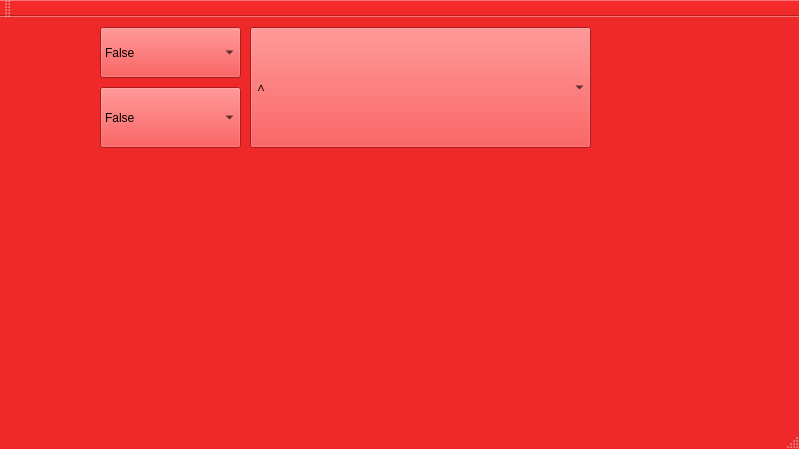
<?xml version="1.0" encoding="UTF-8"?>
<ui version="4.0">
 <class>MainWindow</class>
 <widget class="QMainWindow" name="MainWindow">
  <property name="geometry">
   <rect>
    <x>0</x>
    <y>0</y>
    <width>799</width>
    <height>449</height>
   </rect>
  </property>
  <property name="palette">
   <palette>
    <active>
     <colorrole role="WindowText">
      <brush brushstyle="SolidPattern">
       <color alpha="255">
        <red>0</red>
        <green>0</green>
        <blue>0</blue>
       </color>
      </brush>
     </colorrole>
     <colorrole role="Button">
      <brush brushstyle="SolidPattern">
       <color alpha="255">
        <red>239</red>
        <green>41</green>
        <blue>41</blue>
       </color>
      </brush>
     </colorrole>
     <colorrole role="Light">
      <brush brushstyle="SolidPattern">
       <color alpha="255">
        <red>255</red>
        <green>147</green>
        <blue>147</blue>
       </color>
      </brush>
     </colorrole>
     <colorrole role="Midlight">
      <brush brushstyle="SolidPattern">
       <color alpha="255">
        <red>247</red>
        <green>94</green>
        <blue>94</blue>
       </color>
      </brush>
     </colorrole>
     <colorrole role="Dark">
      <brush brushstyle="SolidPattern">
       <color alpha="255">
        <red>119</red>
        <green>20</green>
        <blue>20</blue>
       </color>
      </brush>
     </colorrole>
     <colorrole role="Mid">
      <brush brushstyle="SolidPattern">
       <color alpha="255">
        <red>159</red>
        <green>27</green>
        <blue>27</blue>
       </color>
      </brush>
     </colorrole>
     <colorrole role="Text">
      <brush brushstyle="SolidPattern">
       <color alpha="255">
        <red>0</red>
        <green>0</green>
        <blue>0</blue>
       </color>
      </brush>
     </colorrole>
     <colorrole role="BrightText">
      <brush brushstyle="SolidPattern">
       <color alpha="255">
        <red>255</red>
        <green>255</green>
        <blue>255</blue>
       </color>
      </brush>
     </colorrole>
     <colorrole role="ButtonText">
      <brush brushstyle="SolidPattern">
       <color alpha="255">
        <red>0</red>
        <green>0</green>
        <blue>0</blue>
       </color>
      </brush>
     </colorrole>
     <colorrole role="Base">
      <brush brushstyle="SolidPattern">
       <color alpha="255">
        <red>255</red>
        <green>255</green>
        <blue>255</blue>
       </color>
      </brush>
     </colorrole>
     <colorrole role="Window">
      <brush brushstyle="SolidPattern">
       <color alpha="255">
        <red>239</red>
        <green>41</green>
        <blue>41</blue>
       </color>
      </brush>
     </colorrole>
     <colorrole role="Shadow">
      <brush brushstyle="SolidPattern">
       <color alpha="255">
        <red>0</red>
        <green>0</green>
        <blue>0</blue>
       </color>
      </brush>
     </colorrole>
     <colorrole role="AlternateBase">
      <brush brushstyle="SolidPattern">
       <color alpha="255">
        <red>247</red>
        <green>148</green>
        <blue>148</blue>
       </color>
      </brush>
     </colorrole>
     <colorrole role="ToolTipBase">
      <brush brushstyle="SolidPattern">
       <color alpha="255">
        <red>255</red>
        <green>255</green>
        <blue>220</blue>
       </color>
      </brush>
     </colorrole>
     <colorrole role="ToolTipText">
      <brush brushstyle="SolidPattern">
       <color alpha="255">
        <red>0</red>
        <green>0</green>
        <blue>0</blue>
       </color>
      </brush>
     </colorrole>
     <colorrole role="PlaceholderText">
      <brush brushstyle="SolidPattern">
       <color alpha="128">
        <red>0</red>
        <green>0</green>
        <blue>0</blue>
       </color>
      </brush>
     </colorrole>
    </active>
    <inactive>
     <colorrole role="WindowText">
      <brush brushstyle="SolidPattern">
       <color alpha="255">
        <red>0</red>
        <green>0</green>
        <blue>0</blue>
       </color>
      </brush>
     </colorrole>
     <colorrole role="Button">
      <brush brushstyle="SolidPattern">
       <color alpha="255">
        <red>239</red>
        <green>41</green>
        <blue>41</blue>
       </color>
      </brush>
     </colorrole>
     <colorrole role="Light">
      <brush brushstyle="SolidPattern">
       <color alpha="255">
        <red>255</red>
        <green>147</green>
        <blue>147</blue>
       </color>
      </brush>
     </colorrole>
     <colorrole role="Midlight">
      <brush brushstyle="SolidPattern">
       <color alpha="255">
        <red>247</red>
        <green>94</green>
        <blue>94</blue>
       </color>
      </brush>
     </colorrole>
     <colorrole role="Dark">
      <brush brushstyle="SolidPattern">
       <color alpha="255">
        <red>119</red>
        <green>20</green>
        <blue>20</blue>
       </color>
      </brush>
     </colorrole>
     <colorrole role="Mid">
      <brush brushstyle="SolidPattern">
       <color alpha="255">
        <red>159</red>
        <green>27</green>
        <blue>27</blue>
       </color>
      </brush>
     </colorrole>
     <colorrole role="Text">
      <brush brushstyle="SolidPattern">
       <color alpha="255">
        <red>0</red>
        <green>0</green>
        <blue>0</blue>
       </color>
      </brush>
     </colorrole>
     <colorrole role="BrightText">
      <brush brushstyle="SolidPattern">
       <color alpha="255">
        <red>255</red>
        <green>255</green>
        <blue>255</blue>
       </color>
      </brush>
     </colorrole>
     <colorrole role="ButtonText">
      <brush brushstyle="SolidPattern">
       <color alpha="255">
        <red>0</red>
        <green>0</green>
        <blue>0</blue>
       </color>
      </brush>
     </colorrole>
     <colorrole role="Base">
      <brush brushstyle="SolidPattern">
       <color alpha="255">
        <red>255</red>
        <green>255</green>
        <blue>255</blue>
       </color>
      </brush>
     </colorrole>
     <colorrole role="Window">
      <brush brushstyle="SolidPattern">
       <color alpha="255">
        <red>239</red>
        <green>41</green>
        <blue>41</blue>
       </color>
      </brush>
     </colorrole>
     <colorrole role="Shadow">
      <brush brushstyle="SolidPattern">
       <color alpha="255">
        <red>0</red>
        <green>0</green>
        <blue>0</blue>
       </color>
      </brush>
     </colorrole>
     <colorrole role="AlternateBase">
      <brush brushstyle="SolidPattern">
       <color alpha="255">
        <red>247</red>
        <green>148</green>
        <blue>148</blue>
       </color>
      </brush>
     </colorrole>
     <colorrole role="ToolTipBase">
      <brush brushstyle="SolidPattern">
       <color alpha="255">
        <red>255</red>
        <green>255</green>
        <blue>220</blue>
       </color>
      </brush>
     </colorrole>
     <colorrole role="ToolTipText">
      <brush brushstyle="SolidPattern">
       <color alpha="255">
        <red>0</red>
        <green>0</green>
        <blue>0</blue>
       </color>
      </brush>
     </colorrole>
     <colorrole role="PlaceholderText">
      <brush brushstyle="SolidPattern">
       <color alpha="128">
        <red>0</red>
        <green>0</green>
        <blue>0</blue>
       </color>
      </brush>
     </colorrole>
    </inactive>
    <disabled>
     <colorrole role="WindowText">
      <brush brushstyle="SolidPattern">
       <color alpha="255">
        <red>119</red>
        <green>20</green>
        <blue>20</blue>
       </color>
      </brush>
     </colorrole>
     <colorrole role="Button">
      <brush brushstyle="SolidPattern">
       <color alpha="255">
        <red>239</red>
        <green>41</green>
        <blue>41</blue>
       </color>
      </brush>
     </colorrole>
     <colorrole role="Light">
      <brush brushstyle="SolidPattern">
       <color alpha="255">
        <red>255</red>
        <green>147</green>
        <blue>147</blue>
       </color>
      </brush>
     </colorrole>
     <colorrole role="Midlight">
      <brush brushstyle="SolidPattern">
       <color alpha="255">
        <red>247</red>
        <green>94</green>
        <blue>94</blue>
       </color>
      </brush>
     </colorrole>
     <colorrole role="Dark">
      <brush brushstyle="SolidPattern">
       <color alpha="255">
        <red>119</red>
        <green>20</green>
        <blue>20</blue>
       </color>
      </brush>
     </colorrole>
     <colorrole role="Mid">
      <brush brushstyle="SolidPattern">
       <color alpha="255">
        <red>159</red>
        <green>27</green>
        <blue>27</blue>
       </color>
      </brush>
     </colorrole>
     <colorrole role="Text">
      <brush brushstyle="SolidPattern">
       <color alpha="255">
        <red>119</red>
        <green>20</green>
        <blue>20</blue>
       </color>
      </brush>
     </colorrole>
     <colorrole role="BrightText">
      <brush brushstyle="SolidPattern">
       <color alpha="255">
        <red>255</red>
        <green>255</green>
        <blue>255</blue>
       </color>
      </brush>
     </colorrole>
     <colorrole role="ButtonText">
      <brush brushstyle="SolidPattern">
       <color alpha="255">
        <red>119</red>
        <green>20</green>
        <blue>20</blue>
       </color>
      </brush>
     </colorrole>
     <colorrole role="Base">
      <brush brushstyle="SolidPattern">
       <color alpha="255">
        <red>239</red>
        <green>41</green>
        <blue>41</blue>
       </color>
      </brush>
     </colorrole>
     <colorrole role="Window">
      <brush brushstyle="SolidPattern">
       <color alpha="255">
        <red>239</red>
        <green>41</green>
        <blue>41</blue>
       </color>
      </brush>
     </colorrole>
     <colorrole role="Shadow">
      <brush brushstyle="SolidPattern">
       <color alpha="255">
        <red>0</red>
        <green>0</green>
        <blue>0</blue>
       </color>
      </brush>
     </colorrole>
     <colorrole role="AlternateBase">
      <brush brushstyle="SolidPattern">
       <color alpha="255">
        <red>239</red>
        <green>41</green>
        <blue>41</blue>
       </color>
      </brush>
     </colorrole>
     <colorrole role="ToolTipBase">
      <brush brushstyle="SolidPattern">
       <color alpha="255">
        <red>255</red>
        <green>255</green>
        <blue>220</blue>
       </color>
      </brush>
     </colorrole>
     <colorrole role="ToolTipText">
      <brush brushstyle="SolidPattern">
       <color alpha="255">
        <red>0</red>
        <green>0</green>
        <blue>0</blue>
       </color>
      </brush>
     </colorrole>
     <colorrole role="PlaceholderText">
      <brush brushstyle="SolidPattern">
       <color alpha="128">
        <red>0</red>
        <green>0</green>
        <blue>0</blue>
       </color>
      </brush>
     </colorrole>
    </disabled>
   </palette>
  </property>
  <property name="windowTitle">
   <string>MainWindow</string>
  </property>
  <widget class="QWidget" name="centralWidget">
   <widget class="QComboBox" name="Jnaj2">
    <property name="geometry">
     <rect>
      <x>100</x>
      <y>70</y>
      <width>141</width>
      <height>61</height>
     </rect>
    </property>
    <item>
     <property name="text">
      <string>False</string>
     </property>
    </item>
    <item>
     <property name="text">
      <string>True</string>
     </property>
    </item>
   </widget>
   <widget class="QComboBox" name="korobka_logica">
    <property name="geometry">
     <rect>
      <x>250</x>
      <y>10</y>
      <width>341</width>
      <height>121</height>
     </rect>
    </property>
    <property name="layoutDirection">
     <enum>Qt::LeftToRight</enum>
    </property>
    <item>
     <property name="text">
      <string>∧</string>
     </property>
    </item>
    <item>
     <property name="text">
      <string>∨</string>
     </property>
    </item>
    <item>
     <property name="text">
      <string> ¬</string>
     </property>
    </item>
    <item>
     <property name="text">
      <string>→</string>
     </property>
    </item>
    <item>
     <property name="text">
      <string>⇔</string>
     </property>
    </item>
    <item>
     <property name="text">
      <string> ∨ ∨</string>
     </property>
    </item>
   </widget>
   <widget class="QComboBox" name="Jnaj1">
    <property name="enabled">
     <bool>true</bool>
    </property>
    <property name="geometry">
     <rect>
      <x>100</x>
      <y>10</y>
      <width>141</width>
      <height>51</height>
     </rect>
    </property>
    <item>
     <property name="text">
      <string>False</string>
     </property>
    </item>
    <item>
     <property name="text">
      <string>True</string>
     </property>
    </item>
   </widget>
   <widget class="QLabel" name="CentallWidget">
    <property name="geometry">
     <rect>
      <x>10</x>
      <y>20</y>
      <width>871</width>
      <height>461</height>
     </rect>
    </property>
    <property name="font">
     <font>
      <pointsize>19</pointsize>
     </font>
    </property>
    <property name="layoutDirection">
     <enum>Qt::RightToLeft</enum>
    </property>
    <property name="text">
     <string/>
    </property>
   </widget>
   <widget class="QLabel" name="CentallWiidget">
    <property name="geometry">
     <rect>
      <x>60</x>
      <y>310</y>
      <width>691</width>
      <height>71</height>
     </rect>
    </property>
    <property name="font">
     <font>
      <pointsize>13</pointsize>
     </font>
    </property>
    <property name="text">
     <string/>
    </property>
   </widget>
   <zorder>CentallWidget</zorder>
   <zorder>Jnaj2</zorder>
   <zorder>korobka_logica</zorder>
   <zorder>Jnaj1</zorder>
   <zorder>CentallWiidget</zorder>
  </widget>
  <widget class="QToolBar" name="mainToolBar">
   <attribute name="toolBarArea">
    <enum>TopToolBarArea</enum>
   </attribute>
   <attribute name="toolBarBreak">
    <bool>false</bool>
   </attribute>
  </widget>
  <widget class="QStatusBar" name="statusBar"/>
 </widget>
 <layoutdefault spacing="6" margin="11"/>
 <resources/>
 <connections/>
</ui>
